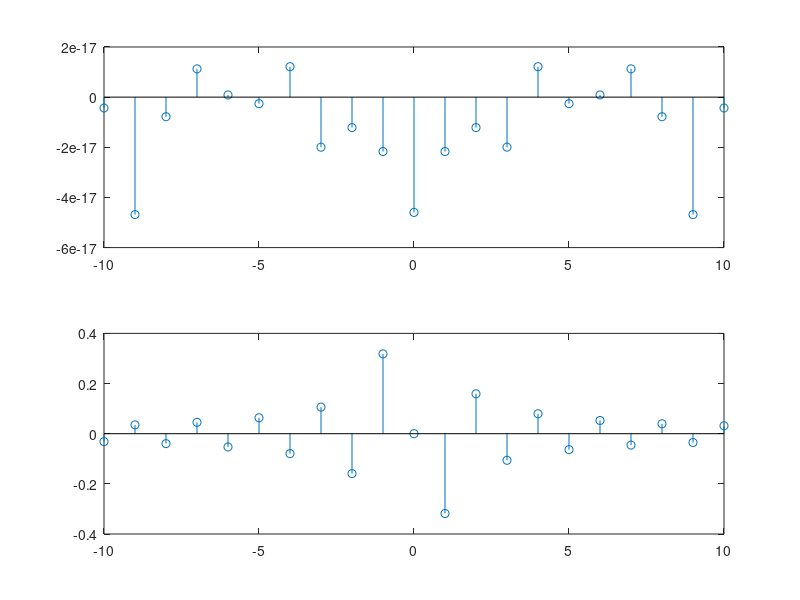

The MATLAB script that drew this image:
clc
clear all
close all
%%
T = 2;
tvec = -T/2:1/100:T/2;
w0 = 2*pi/T;
x_t = tvec;
kvec = -10:10;
for kx = 1:length(kvec)
    k = kvec(kx);
    basis1 = exp(-i*k*w0*tvec);
    c(kx) = 1/T*trapz(tvec, x_t.*basis1);
end;
subplot(2, 1, 1);
stem(kvec, real(c));
subplot(2, 1, 2);
stem(kvec, imag(c));
